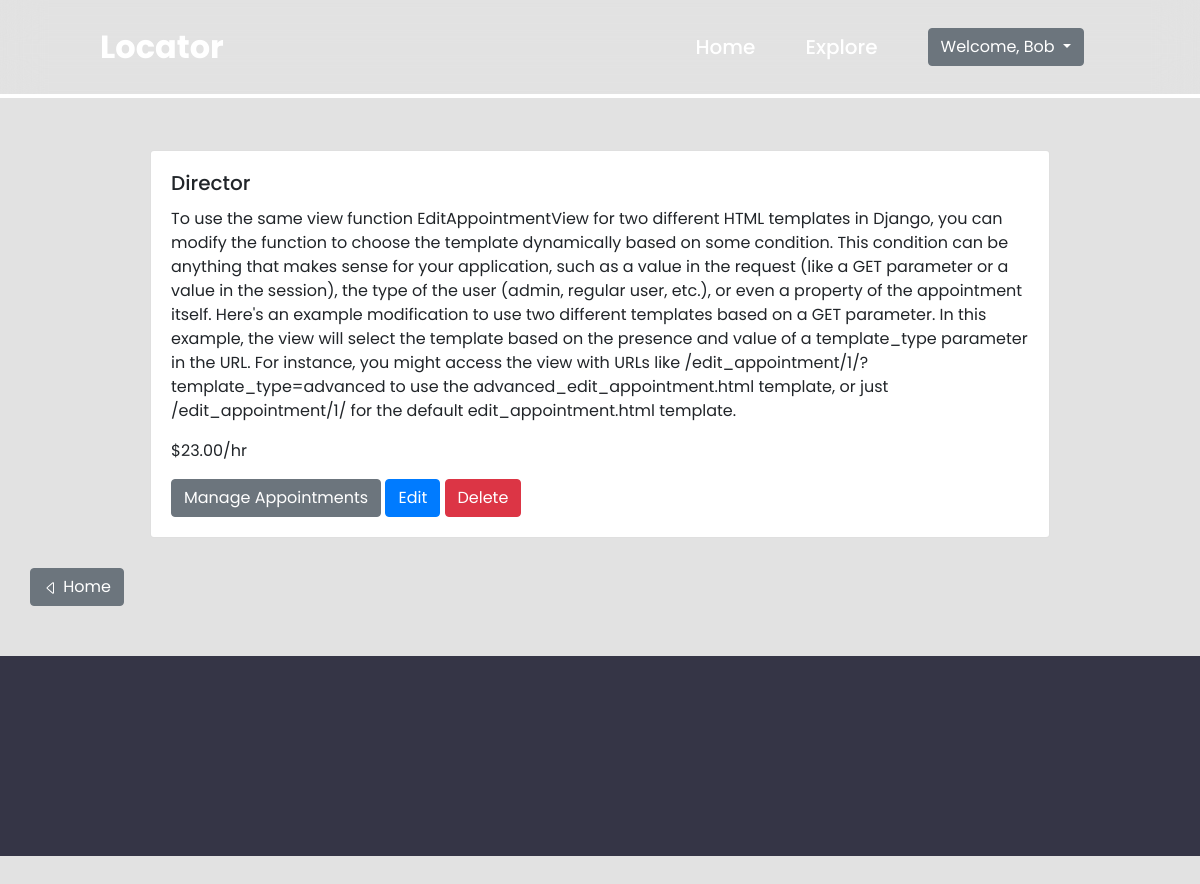
/services/ (signed in), run on the app's committed database.
### posting_service/models.py (models this page shows)
class Service(models.Model):
  ServiceID = models.CharField(max_length=8, default=generate_unique_code, unique=True)
  freelancer = models.ForeignKey(User, on_delete=models.CASCADE, null=True, blank=True)
  serviceName = models.CharField(max_length=250)
  description = models.TextField()
  price = models.DecimalField(max_digits=10, decimal_places=2)
  credentials = models.FileField(upload_to='documents/', null=True, blank=True)
  created_at = models.DateTimeField(auto_now_add=True)

### posting_service/views.py (the view)
# urls.py: path('services/', ManageServicesView, name="manage_services"),
@login_required
def ManageServicesView(request):
    services = Service.objects.filter(freelancer=request.user)
    return render(request, 'manage_services.html', {'services': services})

### posting_service/templates/manage_services.html (shortened to what this page needs)
{% extends "base.html" %}
{% load static %}
{% block content %}
  {% if services %}
      {% for service in services %}
        <div class="card w-75" style="margin-left: 50%; transform: translate(-50%);">
          <div class="card-body">
            <h5 class="card-title">{{ service.serviceName }}</h5>
            <p class="card-text">{{ service.description }}</p>
            <p class="card-text">${{ service.price }}/hr</p>
            <div>
                <a href="{% url 'posting_service:service_appointments' service.ServiceID %}" class="btn btn-secondary">Manage Appointments</a>
                <a href="{% url 'posting_service:edit_service' service.ServiceID %}" class="btn btn-primary">Edit</a>
                <button type="button" class="btn btn-danger delete-now" data-toggle="modal" data-target="#staticBackdrop" data-service-name="{{ service.serviceName }}" data-service-id="{{ service.ServiceID }}">Delete</button>
            </div>
          </div>
        </div>
      {% endfor %}
  {% else %}
    <div class="alert alert-info" role="alert" style="width: 75%; margin-left: 50%; transform: translate(-50%);">
      There are no services available. Click <a href="{% url 'posting_service:create-service' %}">here</a> to create a service posting.
    </div>
  {% endif %}
  <a type="button" class="btn btn-secondary" href="{% url 'home' %}" style="margin-left: 30px;">
    <svg xmlns="http://www.w3.org/2000/svg" width="16" height="16" fill="currentColor" class="bi bi-caret-left" viewBox="0 0 16 16">
    <path d="M10 12.796V3.204L4.519 8zm-.659.753-5.48-4.796a1 1 0 0 1 0-1.506l5.48-4.796A1 1 0 0 1 11 3.204v9.592a1 1 0 0 1-1.659.753"></path></svg>
    Home
  </a>
{% endblock content %}

### frontend/templates/base.html (shortened to what this page needs)
{% load static %}
<!DOCTYPE html>
<html lang="en">
<head>
    <link href="https://cdnjs.cloudflare.com/ajax/libs/font-awesome/4.7.0/css/font-awesome.min.css" rel="stylesheet">
    <link rel="stylesheet" href="https://cdn.jsdelivr.net/npm/bootstrap@4.6.2/dist/css/bootstrap.min.css">
    <link rel="stylesheet" href="{% static 'css/test.css' %}">
</head>
<body>
    <header class="header">
        <a href="{% url 'home' %}" class="logo">Locator</a>
        <nav class="navbar">
            <a id="nb" href="{% url 'home' %}">Home</a>
            <a id="nb" href="{% url 'explore' %}">Explore</a>
            {% if user.is_authenticated %}
                <div class="dropdown" style="margin-left: 50px;">
                    <button class="btn btn-secondary dropdown-toggle" type="button" data-toggle="dropdown" aria-expanded="false">
                        Welcome, {{ user.first_name|default:"User" }}
                    </button>
                </div>
            {% endif %}
        </nav>
    </header>
    <main style="margin-top:150px; margin-bottom:150px;">
        {% block content %}
        {% endblock%}
    </main>
    <footer id="footer">
    </footer>
</body>
</html>

### frontend/static/css/test.css (style rules this page uses)
:root { --primarycolor: rgb(255, 0, 93); --secondarycolor: #ffbfbf; }
* { margin:0; padding: 0; box-sizing:border-box; font-family: "Poppins", sans-serif; }
.header { position: fixed; top: 0; left: 0; width: 100%; padding: 20px 100px; display: flex; justify-content:space-between; align-items:center; z-index:1; border-bottom: 4px solid white; backdrop-filter:blur(20px); }
#footer { background-color: rgb(53, 53, 70); position: relative; height: 200px; margin-top: -100px; clear: both; }
.logo { font-size: 32px; color: white; text-decoration:none; font-weight:700; }
.navbar #nb { position: relative; font-size:20px; color: white; font-weight:500; text-decoration:none; margin-left:50px; transition-duration: .3s; }
html, body { height:2000px; background: rgb(226, 226, 226); }
::placeholder { color:var(--secondarycolor); }

### data on the page
Service: serviceName "Director", description "To use the same view function EditAppointmentView for two different HTML templates in Django, you can modify the function to choose the template dynamically based on some condition. This condition can be anything that makes sense for your application, such as a value in the request (like a GET parameter or a value in the session), the type of the user (admin, regular user, etc.), or even a property of the appointment itself. Here's an example modification to use two different templates based on a GET parameter. In this example, the view will select the template based on the presence and value of a template_type parameter in the URL. For instance, you might access the view with URLs like…", price "23.00"

### other printed values
{{ user.first_name|default:"User" }} "Bob"
